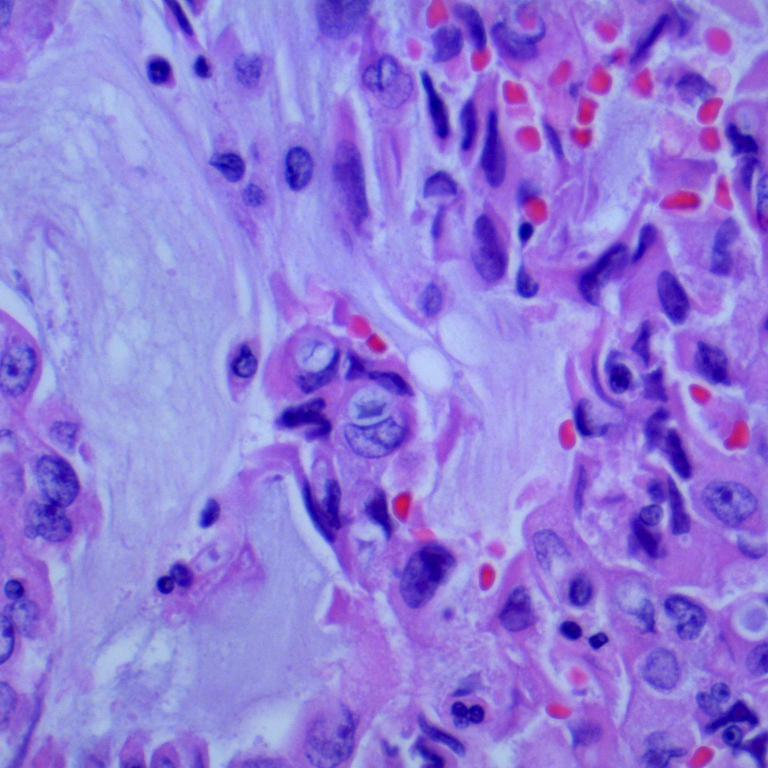
#> input picture data/Adenocarcinoma/lungaca1057.jpeg, 768 x 768 px, found by its file name; its folder holds only this picture in this run
$ jupyter execute --allow-errors project_lung_cancer.ipynb
#> lines starting #> are read from the running program, lines starting #| are printed output that depends on the picture
# Research Project

[cell 1]
import os
import numpy as np
from PIL import Image
from sklearn.decomposition import PCA, IncrementalPCA
from sklearn.preprocessing import StandardScaler, LabelEncoder
from sklearn.metrics import confusion_matrix, ConfusionMatrixDisplay

import matplotlib.pyplot as plt
import seaborn as sns
from sklearn.neighbors import KNeighborsClassifier
from sklearn.pipeline import Pipeline
from sklearn.preprocessing import StandardScaler
from sklearn.model_selection import train_test_split
from sklearn.pipeline import make_pipeline
from sklearn.inspection import DecisionBoundaryDisplay
from sklearn.metrics import classification_report
import matplotlib.pyplot as plt
from sklearn.model_selection import GridSearchCV

import numpy as np
from sklearn.tree import DecisionTreeClassifier

from matplotlib import cm

from sklearn import datasets
from sklearn.gaussian_process import GaussianProcessClassifier
from sklearn.gaussian_process.kernels import RBF
from sklearn.inspection import DecisionBoundaryDisplay
from sklearn.linear_model import LogisticRegression
from sklearn.metrics import accuracy_score , f1_score
from sklearn.multiclass import OneVsRestClassifier
from sklearn.svm import SVC
import pandas as pd
from sklearn.ensemble import RandomForestClassifier


from sklearn import svm, datasets

from sklearn import svm
from sklearn.svm import LinearSVC

# PCA
here we load the dataset, by grabbing the images and converting a 64x64x3 image and flattening it to fit in a row with

[cell 2]
# Function to load and preprocess the dataset


def load_dataset(path):
    images = []
    labels = []
    for class_dir in os.listdir(path):
        class_path = os.path.join(path, class_dir)
        if os.path.isdir(class_path):
            for image_file in os.listdir(class_path):
                image = Image.open(os.path.join(
                    class_path, image_file)).convert('RGB')
#> image is the input picture: PIL image 768x768 RGB; mean R, G, B 145.4, 122.6, 218.9
                image = image.resize((64, 64))  # Resize images for consistency
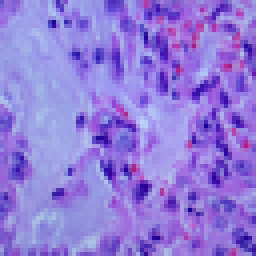
#> image: PIL image 64x64 RGB (shown 4 times larger); mean R, G, B 145.4, 122.6, 218.9
                # Flatten the image into a 1D array
                image = np.array(image).flatten()
#> image = 12288 values, max 249 at index 5867, min 0 at index 6106, mean 162.3
                images.append(image)
                labels.append(class_dir)
#> pass 2 of the loop in load_dataset, `for class_dir in os.listdir(path):`:
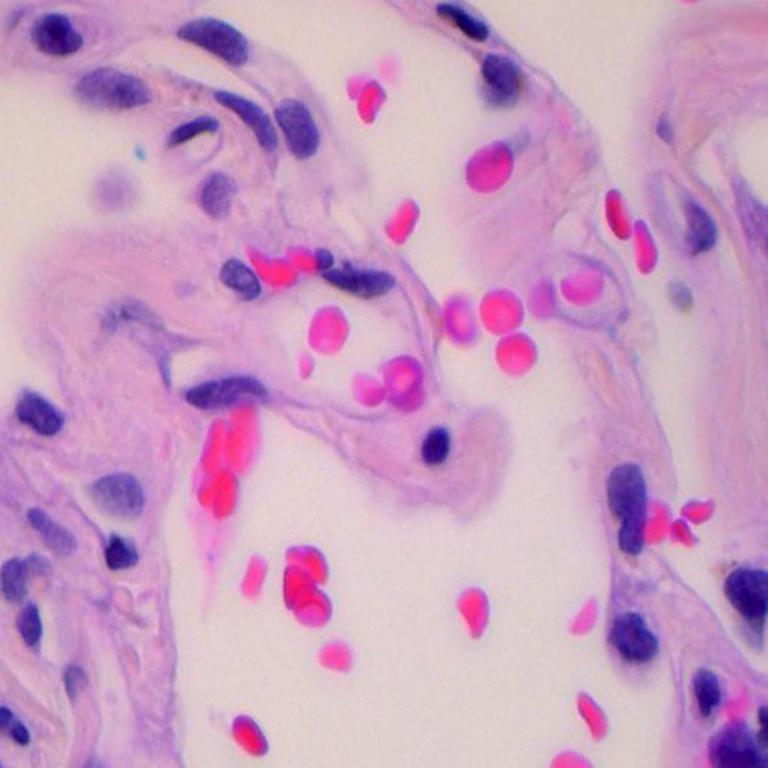
#> input picture data/Benign/lungn1016.jpeg, 768 x 768 px, found by its file name
#> in load_dataset, image is the input picture: PIL image 768x768 RGB; mean R, G, B 202, 157.1, 193.9
#> in load_dataset, `image = image.resize((64, 64))`:
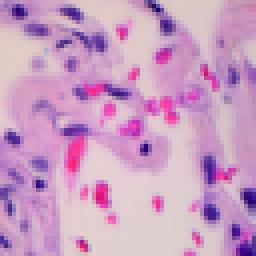
#> image: PIL image 64x64 RGB (shown 4 times larger); mean R, G, B 202, 157.1, 193.9
#> in load_dataset, `image = np.array(image).flatten()`: image = 12288 values, max 253 at index 7158, min 0 at index 397, mean 184.3

    images = np.array(images)
    labels = np.array(labels)

    return images, labels

# Each row is a flattened image and the columns represent the pixels in 3 channels 64*64*3
# Load the dataset
images, labels = load_dataset('/Users/henriquerio/Documents/IIT/FALL2024/csp571_Project/data')

[cell 3]
scaler = StandardScaler()
images_scaled = scaler.fit_transform(images)


# Step 2: First PCA
n_components = 50
pca = PCA(n_components=n_components)
#> (the rest of this cell did not finish here and is left out)

[cell 4]
index= 10000
#> (the rest of this cell did not finish here and is left out)

[cell 5]
index = 10
#> (the rest of this cell did not finish here and is left out)

# PCA in Grayscale

[cell 6]
# Function to load and preprocess the dataset


def load_dataset_gray(path):
    images = []
    labels = []
    for class_dir in os.listdir(path):
        class_path = os.path.join(path, class_dir)
        if os.path.isdir(class_path):
            for image_file in os.listdir(class_path):
                image = Image.open(os.path.join(
                    class_path, image_file)).convert('L')
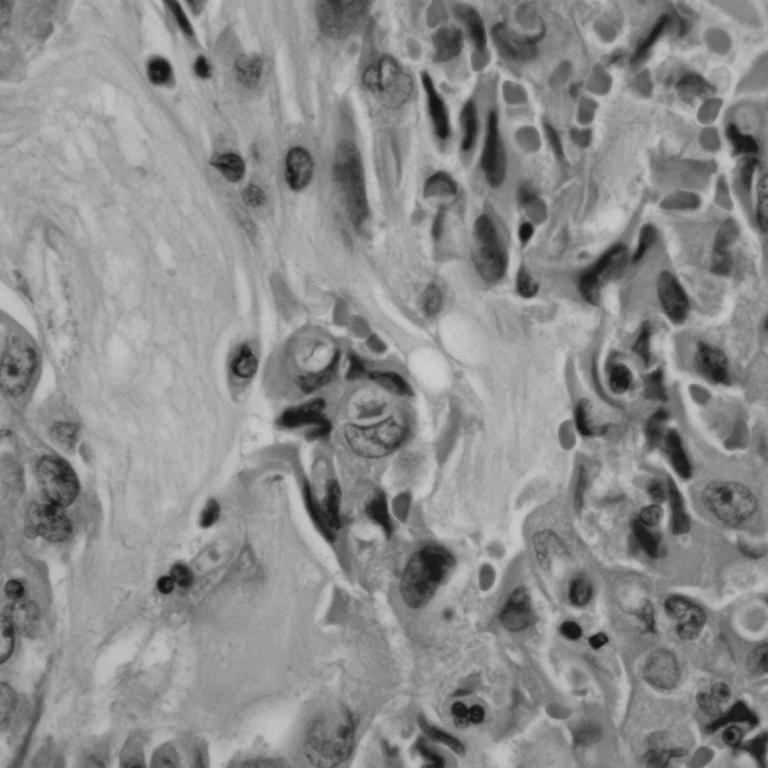
#> image: PIL image 768x768 L; min 16, max 208, mean 140.4
                image = image.resize((64, 64))  # Resize images for consistency
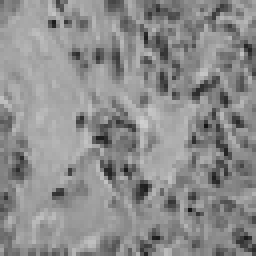
#> image: PIL image 64x64 L (shown 4 times larger); min 20, max 207, mean 140.4
                # Flatten the image into a 1D array
                image = np.array(image).flatten()
#> image = 4096 values, max 207 at index 1955, min 20 at index 2035, mean 140.4
                images.append(image)
                labels.append(class_dir)
#> pass 2 of the loop in load_dataset_gray, `for class_dir in os.listdir(path):`:
#> in load_dataset_gray, `image = image.resize((64, 64))`:
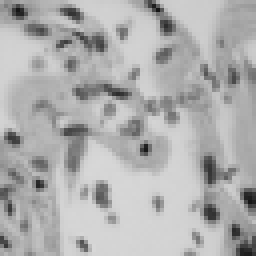
#> image: PIL image 64x64 L (shown 4 times larger); min 22, max 215, mean 174.8
#> in load_dataset_gray, `image = np.array(image).flatten()`: image = 4096 values, max 215 at index 2521, min 22 at index 132, mean 174.8

    images = np.array(images)
    labels = np.array(labels)

    return images, labels


# Each row is a flattened image and the columns represent the pixels in 1 channel 64*64*
# Load the dataset
images_gray, labels = load_dataset_gray(
    '/Users/henriquerio/Documents/IIT/FALL2024/csp571_Project/data')

[cell 7]
images_gray.shape
#> Out = (2, 4096)

[cell 8]
scaler = StandardScaler()
images_scaled_gray = scaler.fit_transform(images_gray)


n_components = 50
pca = PCA(n_components=n_components)
#> (the rest of this cell did not finish here and is left out)

[cell 9]
pca = PCA(n_components=50)
#> (the rest of this cell did not finish here and is left out)

[cell 10]
index = 10
#> (the rest of this cell did not finish here and is left out)

[cell 11]
index = 10000
#> (the rest of this cell did not finish here and is left out)

## Train, Validation, Test split

[cell 12]
# Apply PCA with 2 components
n_components = 2
pca_vis = PCA(n_components=n_components)
images_pca_gray = pca_vis.fit_transform(images_scaled_gray)
#> images_pca_gray = [[-63.74, 2.17e-12], [63.74, 2.17e-12]]

# Encode the labels to numerical values
label_encoder = LabelEncoder()
labels_encoded = label_encoder.fit_transform(labels)
#> labels_encoded = [0, 1]

# Split the data using the encoded labels
X_train, X_test, y_train, y_test = train_test_split(
    images_pca_gray, labels_encoded, test_size=0.2, random_state=42)
#> X_train = [[-63.74, 2.17e-12]]; X_test = [[63.74, 2.17e-12]]; y_train = [0]; y_test = [1]


#> (the rest of this cell did not finish here and is left out)

## KNN

[cell 13]
neighbor_range = range(1, 30)
best_score = 0
best_n_neighbors = 1


clf = Pipeline([
    ('scaler', StandardScaler()),
    ('kneighborsclassifier', KNeighborsClassifier())
])


#> (the rest of this cell did not finish here and is left out)

[cell 14]
weight_settings = ["uniform"]
clf.set_params(kneighborsclassifier__n_neighbors=best_n_neighbors)


fig_decision, axs_decision = plt.subplots(1, 1, figsize=(8, 8))


fig_cm, axs_cm = plt.subplots(1, 1, figsize=(8, 8))


# for ax_decision, ax_cm, weights in zip(axs_decision, axs_cm, weight_settings):

#> (the rest of this cell did not finish here and is left out)

#> (a cell that did not finish here is left out)

[cell 16]
model = svm.SVC(kernel='poly')
#> (the rest of this cell did not finish here and is left out)

[cell 17]
def make_meshgrid(x, y, h=.1):
    x_min, x_max = x.min() - 1, x.max() + 1
    y_min, y_max = y.min() - 1, y.max() + 1
    xx, yy = np.meshgrid(np.arange(x_min, x_max, h),
                         np.arange(y_min, y_max, h))
    return xx, yy


def plot_contours(ax, clf, xx, yy, **params):
    Z = clf.predict(np.c_[xx.ravel(), yy.ravel()])
    Z = Z.reshape(xx.shape)
    out = ax.contourf(xx, yy, Z, **params)
    return out

[cell 18]
fig, ax = plt.subplots()

title = ('Decision surface of Polynomial SVM ')
X0, X1 = X_train[:, 0], X_train[:, 1]
#> X0 = [-63.74]; X1 = [2.17e-12]
xx, yy = make_meshgrid(X0, X1)
#> in make_meshgrid, `x_min, x_max = x.min() - 1, x.max() + 1`: x_min = -64.74; x_max = -62.74
#> in make_meshgrid, `y_min, y_max = y.min() - 1, y.max() + 1`: y_min = -1; y_max = 1
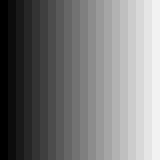
#> xx: shape (20, 21) float64 (shown 8 times larger); min -64.74, max -62.74, mean -63.74; drawn with min black and max white
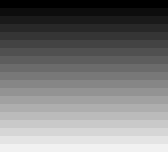
#> yy: shape (20, 21) float64 (shown 8 times larger); min -1, max 0.9, mean -0.05; drawn with min black and max white

plot_contours(ax, clf, xx, yy, cmap=plt.cm.coolwarm, alpha=0.8)
#> in plot_contours, `Z = clf.predict(np.c_[xx.ravel(), yy.ravel()])`: Z = 420 values from 0 to 0
#> in plot_contours, `Z = Z.reshape(xx.shape)`: Z: shape (20, 21) int64; every value is 0
ax.scatter(X0, X1, c=y_train, cmap=plt.cm.coolwarm, s=20, edgecolors='k')
ax.set_ylabel('PCA 2')
ax.set_xlabel('PCA 1')
ax.set_xticks(())
ax.set_yticks(())
ax.set_title(title)
ax.legend()
plt.show()
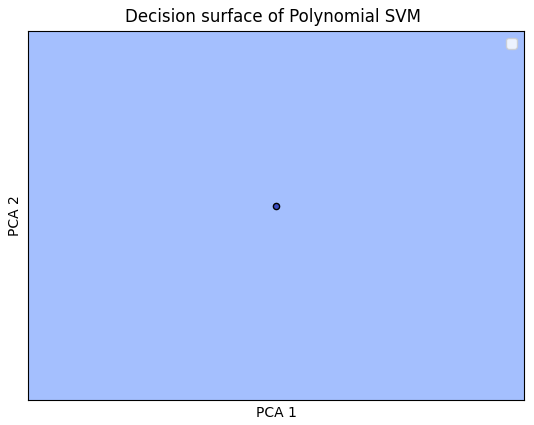
#> figure drawn by matplotlib, 1 panel

legend_labels = label_encoder.inverse_transform(
    np.unique(y_train))  # Original class labels
handles = [plt.Line2D([0], [0], marker='o', color='w', label=label,
                      markerfacecolor=col, markersize=10)
           for label, col in zip(legend_labels, plt.cm.coolwarm(np.linspace(0, 1, len(legend_labels))))]
#> handles = 1 item

ax.legend(handles=handles, title="Classes")
ax.set_ylabel('Principal Component 1')
ax.set_xlabel('Principal Component 2')
ax.set_title(f'Decision Surface of Polynomial SVC')
plt.show()

[cell 19]
# Predict the labels for the test set
y_pred = clf.predict(X_test)
#> y_pred = [0]

# Generate the confusion matrix
cm = confusion_matrix(y_test, y_pred)
#> cm = [[0, 0], [1, 0]]

# Plot the confusion matrix heatmap
plt.figure(figsize=(8, 6))
sns.heatmap(cm, annot=True, fmt='d', cmap='Blues', cbar=False,
            xticklabels=label_encoder.classes_,
            yticklabels=label_encoder.classes_)
plt.xlabel('Predicted Label')
plt.ylabel('True Label')
plt.title('Confusion Matrix Heatmap')
plt.show()
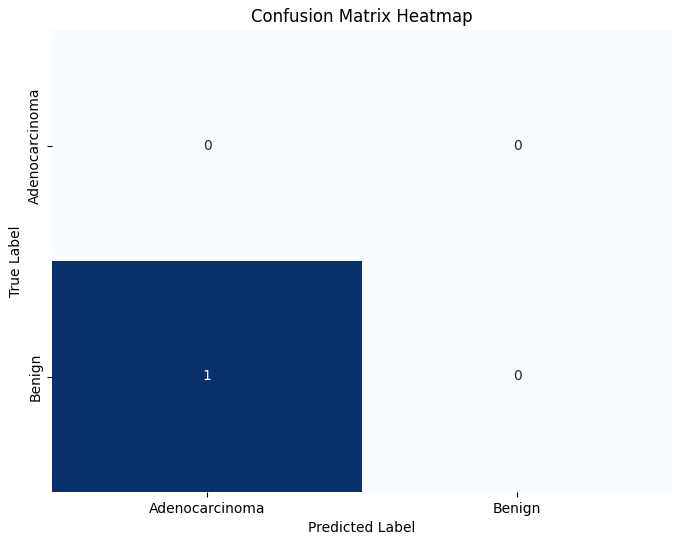
#> figure drawn by matplotlib, 1 panel
